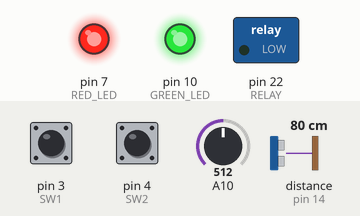
A sketch run on a simulated Arduino Mega 2560, built with avr-gcc and run on an emulated ATmega2560. On the bench: switched loads named in the sketch (green lamp = pin HIGH), output pins drawn as LEDs (lit = HIGH). The test bench sets the inputs (shaded band); at power-on: A10 = 512, pin 3 (SW1) HIGH, pin 4 (SW2) LOW, distance to the obstacle (sensor on pin 14) 80 cm. The echo pulse lasts 58.3 µs per cm; pins used as bus, display or sensor lines are not drawn.

Above: at 1.2 s.
1.3 s: A10 set to 592
2.8 s: A10 set to 615
At 3.5 s:
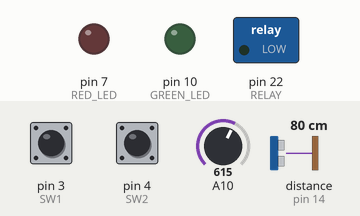
4.3 s: pin 3 (SW1) pulled LOW for 0.15 s
At 5.0 s:
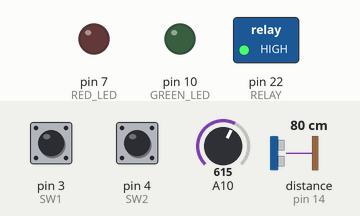
6.1 s: A10 set to 590
At 7.2 s:
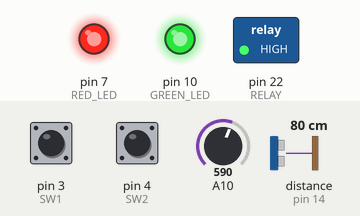
7.6 s: A10 set to 610
At 8.3 s:
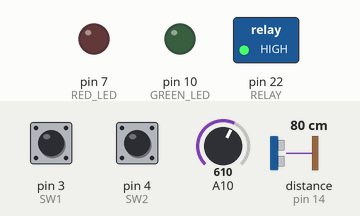
9.1 s: A10 set to 511
At 9.4 s:
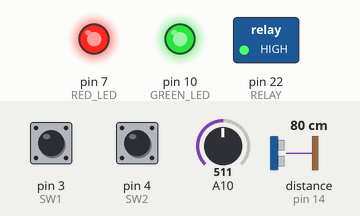
Timing chart, 0 to 11.6 s (numbered marks = the images above; inputs shaded):
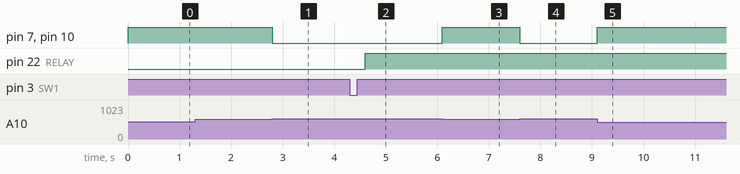

The sketch:

Project_0714_noOLED.ino
```cpp
//#include <Wire.h>
#include <Adafruit_GFX.h>
//#include <Adafruit_SSD1306.h>

//#define SCREEN_WIDTH 128
//#define SCREEN_HEIGHT 64
#define SOUND_SPEED 340
#define TRIG_PULSE_DURATION_US 10
#define PIN_CDS 26

//Adafruit_SSD1306 display(SCREEN_WIDTH, SCREEN_HEIGHT, &Wire, -1);

const int trig_pin = 15;
const int echo_pin = 14;
const int Buzzer = 6;
const int RED_LED = 7;
const int GREEN_LED = 10;
const int SW1 = 3;
const int SW2 = 4;
const int RELAY = 22;

long ultrason_duration;
float distance_cm;

void setup() {
  pinMode(trig_pin, OUTPUT);
  pinMode(echo_pin, INPUT);
  pinMode(Buzzer, OUTPUT);
  pinMode(RELAY, OUTPUT);
  pinMode(RED_LED, OUTPUT);
  pinMode(GREEN_LED, OUTPUT);

  pinMode(PIN_CDS, INPUT);

  pinMode(SW1, INPUT);
  pinMode(SW2, INPUT);

  /*Wire.setSDA(12);
  Wire.setSCL(13);

  Wire.begin();

  Serial.begin(115200);

  if(!display.begin(SSD1306_SWITCHCAPVCC, 0x3C)) {
    Serial.println(F("SSD1306 allocation failed"));
    for(;;);
  }

  delay(2000);
  display.clearDisplay();
  display.setTextSize(2);
  display.setTextColor(WHITE);
  display.setCursor(0, 10); // setCursor 없으면 값이 계속 오른쪽으로 이동해서 입력됨
  display.println("Welcome Driver!");
  display.display();
  delay(1000);
  display.clearDisplay();
  display.display();*/
}

void loop() {
  if (digitalRead(SW1)==0){
    digitalWrite(trig_pin, LOW);
    delayMicroseconds(2);
    digitalWrite(trig_pin, HIGH);
    delayMicroseconds(TRIG_PULSE_DURATION_US);
    digitalWrite(trig_pin, LOW);

    ultrason_duration=pulseIn(echo_pin, HIGH);

    distance_cm=ultrason_duration*SOUND_SPEED/2*0.0001;

    /*delay(500);
    display.clearDisplay();
    display.setTextSize(3);
    display.setTextColor(WHITE);
    display.setCursor(0, 10); // setCursor 없으면 값이 계속 오른쪽으로 이동해서 입력됨
    display.println(distance_cm);
    display.display();*/

    if (distance_cm <=3){
      tone(Buzzer, 200);
      digitalWrite(RELAY, 0);
      digitalWrite(RED_LED, 0);
      delay(500);
    }
    else {
      noTone(Buzzer);
      delay(300);
      digitalWrite(RED_LED, 1);
      digitalWrite(RELAY, 1);
    }
  }
  else if(digitalRead(SW2)==0){
    int CDS_sensor = analogRead(26);
    if (CDS_sensor > 600) {
      digitalWrite(RED_LED, 0);
      digitalWrite(GREEN_LED, 0);
    }
    else {
      digitalWrite(RED_LED, 1);
      digitalWrite(GREEN_LED, 1);
    }
  }
}
```

Measured:
- the behaviour switches between 600 and 601 on A10 (found by bisection; images 0 and 1)
- after the input at 1.3 s, every drawn part: stays the same
- after the input at 2.8 s, pin 7 (RED_LED), pin 10 (GREEN_LED): HIGH → LOW at once
- after the input at 4.3 s, pin 22 (RELAY): LOW → HIGH after 0.31 s
- after the input at 6.1 s, pin 7 (RED_LED), pin 10 (GREEN_LED): LOW → HIGH at once
- after the input at 7.6 s, pin 7 (RED_LED), pin 10 (GREEN_LED): HIGH → LOW at once
- after the input at 9.1 s, pin 7 (RED_LED), pin 10 (GREEN_LED): LOW → HIGH at once
